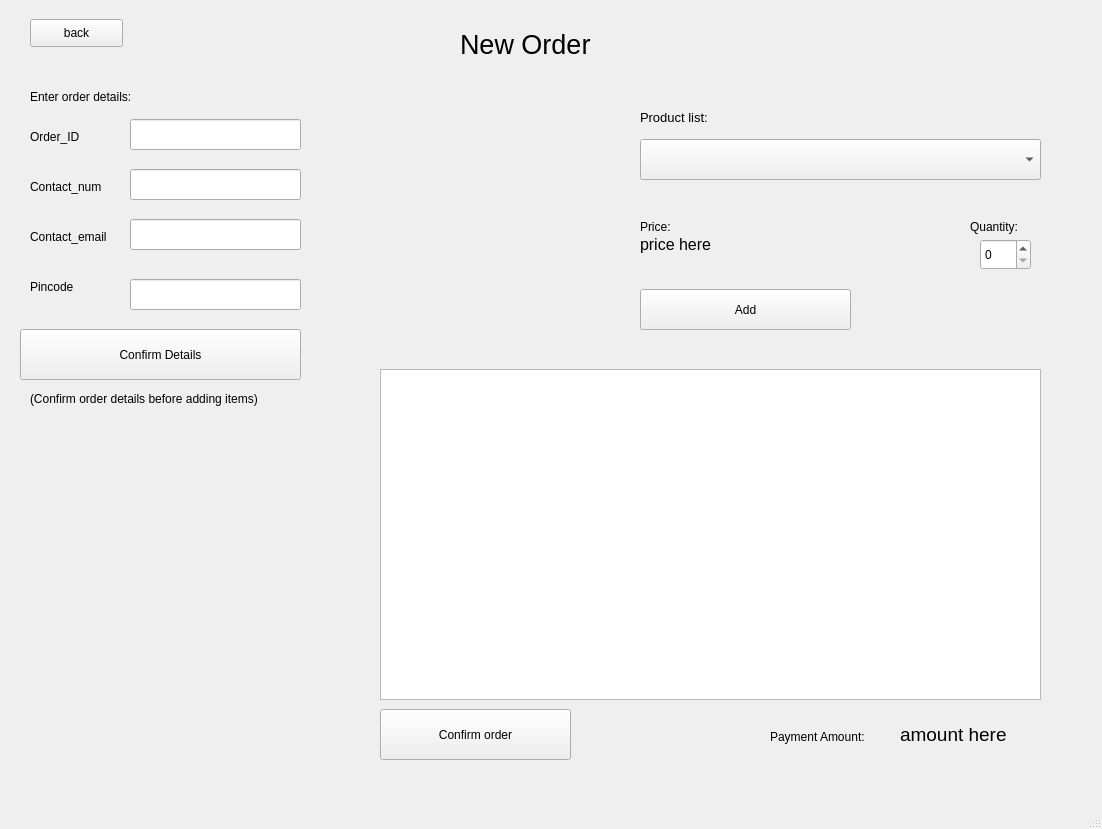
<?xml version="1.0" encoding="UTF-8"?>
<ui version="4.0">
 <class>MainWindow</class>
 <widget class="QMainWindow" name="MainWindow">
  <property name="geometry">
   <rect>
    <x>0</x>
    <y>0</y>
    <width>1102</width>
    <height>829</height>
   </rect>
  </property>
  <property name="windowTitle">
   <string>MainWindow</string>
  </property>
  <widget class="QWidget" name="centralwidget">
   <widget class="QStackedWidget" name="stackedWidget">
    <property name="geometry">
     <rect>
      <x>0</x>
      <y>-1</y>
      <width>1101</width>
      <height>801</height>
     </rect>
    </property>
    <property name="currentIndex">
     <number>3</number>
    </property>
    <widget class="QWidget" name="page"/>
    <widget class="QWidget" name="home_page">
     <widget class="QPushButton" name="pushButton">
      <property name="geometry">
       <rect>
        <x>410</x>
        <y>290</y>
        <width>281</width>
        <height>71</height>
       </rect>
      </property>
      <property name="text">
       <string>Order</string>
      </property>
     </widget>
     <widget class="QLabel" name="label">
      <property name="geometry">
       <rect>
        <x>280</x>
        <y>80</y>
        <width>561</width>
        <height>61</height>
       </rect>
      </property>
      <property name="font">
       <font>
        <pointsize>16</pointsize>
       </font>
      </property>
      <property name="text">
       <string>Inventory and Order Management System v1</string>
      </property>
      <property name="alignment">
       <set>Qt::AlignCenter</set>
      </property>
     </widget>
     <widget class="QPushButton" name="pushButton_2">
      <property name="geometry">
       <rect>
        <x>410</x>
        <y>180</y>
        <width>281</width>
        <height>71</height>
       </rect>
      </property>
      <property name="text">
       <string>Inventory</string>
      </property>
     </widget>
     <widget class="QPushButton" name="pushButton_4">
      <property name="geometry">
       <rect>
        <x>410</x>
        <y>410</y>
        <width>281</width>
        <height>71</height>
       </rect>
      </property>
      <property name="text">
       <string>Supplier</string>
      </property>
     </widget>
    </widget>
    <widget class="QWidget" name="order">
     <widget class="QPushButton" name="pushButton_20">
      <property name="geometry">
       <rect>
        <x>400</x>
        <y>240</y>
        <width>241</width>
        <height>61</height>
       </rect>
      </property>
      <property name="text">
       <string>New Order</string>
      </property>
     </widget>
     <widget class="QPushButton" name="pushButton_21">
      <property name="geometry">
       <rect>
        <x>400</x>
        <y>330</y>
        <width>241</width>
        <height>61</height>
       </rect>
      </property>
      <property name="text">
       <string>Manage Orders</string>
      </property>
     </widget>
     <widget class="QLabel" name="label_26">
      <property name="geometry">
       <rect>
        <x>470</x>
        <y>30</y>
        <width>101</width>
        <height>31</height>
       </rect>
      </property>
      <property name="font">
       <font>
        <pointsize>20</pointsize>
       </font>
      </property>
      <property name="text">
       <string>Orders</string>
      </property>
     </widget>
     <widget class="QPushButton" name="pushButton_22">
      <property name="geometry">
       <rect>
        <x>50</x>
        <y>30</y>
        <width>93</width>
        <height>28</height>
       </rect>
      </property>
      <property name="text">
       <string>back</string>
      </property>
     </widget>
    </widget>
    <widget class="QWidget" name="new_order">
     <widget class="QLineEdit" name="lineEdit">
      <property name="geometry">
       <rect>
        <x>130</x>
        <y>120</y>
        <width>171</width>
        <height>31</height>
       </rect>
      </property>
     </widget>
     <widget class="QLineEdit" name="lineEdit_2">
      <property name="geometry">
       <rect>
        <x>130</x>
        <y>170</y>
        <width>171</width>
        <height>31</height>
       </rect>
      </property>
     </widget>
     <widget class="QLineEdit" name="lineEdit_3">
      <property name="geometry">
       <rect>
        <x>130</x>
        <y>220</y>
        <width>171</width>
        <height>31</height>
       </rect>
      </property>
     </widget>
     <widget class="QComboBox" name="comboBox">
      <property name="geometry">
       <rect>
        <x>640</x>
        <y>140</y>
        <width>401</width>
        <height>41</height>
       </rect>
      </property>
     </widget>
     <widget class="QLabel" name="label_3">
      <property name="geometry">
       <rect>
        <x>640</x>
        <y>220</y>
        <width>41</width>
        <height>16</height>
       </rect>
      </property>
      <property name="font">
       <font>
        <pointsize>9</pointsize>
       </font>
      </property>
      <property name="text">
       <string>Price:</string>
      </property>
     </widget>
     <widget class="QSpinBox" name="spinBox">
      <property name="geometry">
       <rect>
        <x>980</x>
        <y>240</y>
        <width>51</width>
        <height>31</height>
       </rect>
      </property>
     </widget>
     <widget class="QPushButton" name="pushButton_5">
      <property name="geometry">
       <rect>
        <x>640</x>
        <y>290</y>
        <width>211</width>
        <height>41</height>
       </rect>
      </property>
      <property name="text">
       <string>Add</string>
      </property>
     </widget>
     <widget class="QTableWidget" name="tableWidget">
      <property name="geometry">
       <rect>
        <x>380</x>
        <y>370</y>
        <width>661</width>
        <height>331</height>
       </rect>
      </property>
     </widget>
     <widget class="QLabel" name="label_5">
      <property name="geometry">
       <rect>
        <x>30</x>
        <y>130</y>
        <width>55</width>
        <height>16</height>
       </rect>
      </property>
      <property name="text">
       <string>Order_ID</string>
      </property>
     </widget>
     <widget class="QLabel" name="label_6">
      <property name="geometry">
       <rect>
        <x>30</x>
        <y>180</y>
        <width>81</width>
        <height>16</height>
       </rect>
      </property>
      <property name="text">
       <string>Contact_num</string>
      </property>
     </widget>
     <widget class="QLabel" name="label_7">
      <property name="geometry">
       <rect>
        <x>30</x>
        <y>230</y>
        <width>91</width>
        <height>16</height>
       </rect>
      </property>
      <property name="text">
       <string>Contact_email</string>
      </property>
     </widget>
     <widget class="QLabel" name="label_8">
      <property name="geometry">
       <rect>
        <x>640</x>
        <y>110</y>
        <width>91</width>
        <height>16</height>
       </rect>
      </property>
      <property name="font">
       <font>
        <pointsize>10</pointsize>
       </font>
      </property>
      <property name="text">
       <string>Product list:</string>
      </property>
     </widget>
     <widget class="QLabel" name="label_9">
      <property name="geometry">
       <rect>
        <x>460</x>
        <y>30</y>
        <width>161</width>
        <height>31</height>
       </rect>
      </property>
      <property name="font">
       <font>
        <pointsize>20</pointsize>
       </font>
      </property>
      <property name="text">
       <string>New Order</string>
      </property>
     </widget>
     <widget class="QLabel" name="label_10">
      <property name="geometry">
       <rect>
        <x>30</x>
        <y>280</y>
        <width>55</width>
        <height>16</height>
       </rect>
      </property>
      <property name="text">
       <string>Pincode</string>
      </property>
     </widget>
     <widget class="QLineEdit" name="lineEdit_4">
      <property name="geometry">
       <rect>
        <x>130</x>
        <y>280</y>
        <width>171</width>
        <height>31</height>
       </rect>
      </property>
     </widget>
     <widget class="QPushButton" name="pushButton_7">
      <property name="geometry">
       <rect>
        <x>380</x>
        <y>710</y>
        <width>191</width>
        <height>51</height>
       </rect>
      </property>
      <property name="text">
       <string>Confirm order</string>
      </property>
     </widget>
     <widget class="QPushButton" name="pushButton_19">
      <property name="geometry">
       <rect>
        <x>30</x>
        <y>20</y>
        <width>93</width>
        <height>28</height>
       </rect>
      </property>
      <property name="text">
       <string>back</string>
      </property>
     </widget>
     <widget class="QPushButton" name="pushButton_3">
      <property name="geometry">
       <rect>
        <x>20</x>
        <y>330</y>
        <width>281</width>
        <height>51</height>
       </rect>
      </property>
      <property name="text">
       <string>Confirm Details</string>
      </property>
     </widget>
     <widget class="QLabel" name="label_29">
      <property name="geometry">
       <rect>
        <x>30</x>
        <y>90</y>
        <width>131</width>
        <height>16</height>
       </rect>
      </property>
      <property name="font">
       <font>
        <pointsize>9</pointsize>
       </font>
      </property>
      <property name="text">
       <string>Enter order details:</string>
      </property>
     </widget>
     <widget class="QLabel" name="price_display_label">
      <property name="geometry">
       <rect>
        <x>640</x>
        <y>230</y>
        <width>91</width>
        <height>31</height>
       </rect>
      </property>
      <property name="font">
       <font>
        <pointsize>12</pointsize>
       </font>
      </property>
      <property name="text">
       <string>price here</string>
      </property>
     </widget>
     <widget class="QLabel" name="label_2">
      <property name="geometry">
       <rect>
        <x>770</x>
        <y>730</y>
        <width>121</width>
        <height>16</height>
       </rect>
      </property>
      <property name="font">
       <font>
        <pointsize>9</pointsize>
       </font>
      </property>
      <property name="text">
       <string>Payment Amount:</string>
      </property>
     </widget>
     <widget class="QLabel" name="t_payment">
      <property name="geometry">
       <rect>
        <x>900</x>
        <y>720</y>
        <width>131</width>
        <height>31</height>
       </rect>
      </property>
      <property name="font">
       <font>
        <pointsize>14</pointsize>
       </font>
      </property>
      <property name="text">
       <string>amount here</string>
      </property>
     </widget>
     <widget class="QLabel" name="label_30">
      <property name="geometry">
       <rect>
        <x>970</x>
        <y>220</y>
        <width>61</width>
        <height>16</height>
       </rect>
      </property>
      <property name="font">
       <font>
        <pointsize>9</pointsize>
       </font>
      </property>
      <property name="text">
       <string>Quantity:</string>
      </property>
     </widget>
     <widget class="QLabel" name="label_32">
      <property name="geometry">
       <rect>
        <x>30</x>
        <y>390</y>
        <width>251</width>
        <height>20</height>
       </rect>
      </property>
      <property name="text">
       <string>(Confirm order details before adding items)</string>
      </property>
     </widget>
    </widget>
    <widget class="QWidget" name="manage_orders">
     <widget class="QTableWidget" name="tableWidget_2">
      <property name="geometry">
       <rect>
        <x>40</x>
        <y>130</y>
        <width>981</width>
        <height>211</height>
       </rect>
      </property>
      <property name="selectionMode">
       <enum>QAbstractItemView::SingleSelection</enum>
      </property>
      <property name="selectionBehavior">
       <enum>QAbstractItemView::SelectRows</enum>
      </property>
     </widget>
     <widget class="QLabel" name="label_4">
      <property name="geometry">
       <rect>
        <x>410</x>
        <y>20</y>
        <width>211</width>
        <height>41</height>
       </rect>
      </property>
      <property name="font">
       <font>
        <pointsize>18</pointsize>
       </font>
      </property>
      <property name="text">
       <string>Manage Orders</string>
      </property>
     </widget>
     <widget class="QPushButton" name="pushButton_6">
      <property name="geometry">
       <rect>
        <x>870</x>
        <y>360</y>
        <width>151</width>
        <height>41</height>
       </rect>
      </property>
      <property name="text">
       <string>Delete order</string>
      </property>
     </widget>
     <widget class="QPushButton" name="pushButton_23">
      <property name="geometry">
       <rect>
        <x>40</x>
        <y>30</y>
        <width>93</width>
        <height>28</height>
       </rect>
      </property>
      <property name="text">
       <string>back</string>
      </property>
     </widget>
     <widget class="QTableWidget" name="tableWidget_6">
      <property name="geometry">
       <rect>
        <x>40</x>
        <y>470</y>
        <width>981</width>
        <height>251</height>
       </rect>
      </property>
     </widget>
     <widget class="QLabel" name="label_27">
      <property name="geometry">
       <rect>
        <x>40</x>
        <y>90</y>
        <width>81</width>
        <height>16</height>
       </rect>
      </property>
      <property name="font">
       <font>
        <pointsize>9</pointsize>
       </font>
      </property>
      <property name="text">
       <string>Select Order</string>
      </property>
     </widget>
     <widget class="QLabel" name="label_28">
      <property name="geometry">
       <rect>
        <x>40</x>
        <y>430</y>
        <width>101</width>
        <height>16</height>
       </rect>
      </property>
      <property name="font">
       <font>
        <pointsize>9</pointsize>
       </font>
      </property>
      <property name="text">
       <string>Order contents</string>
      </property>
     </widget>
     <widget class="QPushButton" name="pushButton_24">
      <property name="geometry">
       <rect>
        <x>680</x>
        <y>360</y>
        <width>151</width>
        <height>41</height>
       </rect>
      </property>
      <property name="text">
       <string>Display order</string>
      </property>
     </widget>
    </widget>
    <widget class="QWidget" name="inventory">
     <widget class="QPushButton" name="pushButton_8">
      <property name="geometry">
       <rect>
        <x>70</x>
        <y>530</y>
        <width>111</width>
        <height>41</height>
       </rect>
      </property>
      <property name="text">
       <string>Add item</string>
      </property>
     </widget>
     <widget class="QPushButton" name="pushButton_9">
      <property name="geometry">
       <rect>
        <x>70</x>
        <y>660</y>
        <width>111</width>
        <height>41</height>
       </rect>
      </property>
      <property name="text">
       <string>Delete item</string>
      </property>
     </widget>
     <widget class="QTableWidget" name="tableWidget_3">
      <property name="geometry">
       <rect>
        <x>290</x>
        <y>150</y>
        <width>771</width>
        <height>561</height>
       </rect>
      </property>
      <property name="selectionMode">
       <enum>QAbstractItemView::SingleSelection</enum>
      </property>
      <property name="selectionBehavior">
       <enum>QAbstractItemView::SelectRows</enum>
      </property>
     </widget>
     <widget class="QLabel" name="label_11">
      <property name="geometry">
       <rect>
        <x>460</x>
        <y>20</y>
        <width>131</width>
        <height>41</height>
       </rect>
      </property>
      <property name="font">
       <font>
        <pointsize>18</pointsize>
       </font>
      </property>
      <property name="text">
       <string>Inventory</string>
      </property>
     </widget>
     <widget class="QLineEdit" name="lineEdit_5">
      <property name="geometry">
       <rect>
        <x>120</x>
        <y>220</y>
        <width>141</width>
        <height>31</height>
       </rect>
      </property>
     </widget>
     <widget class="QLineEdit" name="lineEdit_6">
      <property name="geometry">
       <rect>
        <x>120</x>
        <y>280</y>
        <width>141</width>
        <height>31</height>
       </rect>
      </property>
     </widget>
     <widget class="QLineEdit" name="lineEdit_7">
      <property name="geometry">
       <rect>
        <x>120</x>
        <y>330</y>
        <width>141</width>
        <height>31</height>
       </rect>
      </property>
     </widget>
     <widget class="QLineEdit" name="lineEdit_8">
      <property name="geometry">
       <rect>
        <x>120</x>
        <y>390</y>
        <width>141</width>
        <height>31</height>
       </rect>
      </property>
     </widget>
     <widget class="QLineEdit" name="lineEdit_9">
      <property name="geometry">
       <rect>
        <x>120</x>
        <y>450</y>
        <width>141</width>
        <height>31</height>
       </rect>
      </property>
      <property name="text">
       <string/>
      </property>
     </widget>
     <widget class="QLabel" name="label_14">
      <property name="geometry">
       <rect>
        <x>30</x>
        <y>230</y>
        <width>41</width>
        <height>16</height>
       </rect>
      </property>
      <property name="text">
       <string>Item ID</string>
      </property>
     </widget>
     <widget class="QLabel" name="label_15">
      <property name="geometry">
       <rect>
        <x>30</x>
        <y>290</y>
        <width>55</width>
        <height>16</height>
       </rect>
      </property>
      <property name="text">
       <string>Name</string>
      </property>
     </widget>
     <widget class="QLabel" name="label_16">
      <property name="geometry">
       <rect>
        <x>30</x>
        <y>340</y>
        <width>55</width>
        <height>16</height>
       </rect>
      </property>
      <property name="text">
       <string>Category</string>
      </property>
     </widget>
     <widget class="QLabel" name="label_17">
      <property name="geometry">
       <rect>
        <x>30</x>
        <y>400</y>
        <width>55</width>
        <height>16</height>
       </rect>
      </property>
      <property name="text">
       <string>Quantity</string>
      </property>
     </widget>
     <widget class="QLabel" name="label_18">
      <property name="geometry">
       <rect>
        <x>30</x>
        <y>460</y>
        <width>55</width>
        <height>16</height>
       </rect>
      </property>
      <property name="text">
       <string>Price</string>
      </property>
     </widget>
     <widget class="QPushButton" name="pushButton_12">
      <property name="geometry">
       <rect>
        <x>40</x>
        <y>30</y>
        <width>93</width>
        <height>28</height>
       </rect>
      </property>
      <property name="text">
       <string>back</string>
      </property>
     </widget>
     <widget class="QLabel" name="label_19">
      <property name="geometry">
       <rect>
        <x>60</x>
        <y>160</y>
        <width>121</width>
        <height>16</height>
       </rect>
      </property>
      <property name="font">
       <font>
        <pointsize>10</pointsize>
       </font>
      </property>
      <property name="text">
       <string>Enter details</string>
      </property>
     </widget>
     <widget class="QLabel" name="label_35">
      <property name="geometry">
       <rect>
        <x>540</x>
        <y>720</y>
        <width>281</width>
        <height>16</height>
       </rect>
      </property>
      <property name="text">
       <string>(Ensure to add a supplier after adding the item)</string>
      </property>
     </widget>
    </widget>
    <widget class="QWidget" name="supplier">
     <widget class="QPushButton" name="pushButton_15">
      <property name="geometry">
       <rect>
        <x>410</x>
        <y>180</y>
        <width>241</width>
        <height>61</height>
       </rect>
      </property>
      <property name="text">
       <string>Supplier list</string>
      </property>
     </widget>
     <widget class="QPushButton" name="pushButton_16">
      <property name="geometry">
       <rect>
        <x>410</x>
        <y>290</y>
        <width>241</width>
        <height>61</height>
       </rect>
      </property>
      <property name="text">
       <string>Automatic Supplier Orders</string>
      </property>
     </widget>
     <widget class="QLabel" name="label_25">
      <property name="geometry">
       <rect>
        <x>470</x>
        <y>50</y>
        <width>111</width>
        <height>51</height>
       </rect>
      </property>
      <property name="font">
       <font>
        <pointsize>18</pointsize>
       </font>
      </property>
      <property name="text">
       <string>Supplier</string>
      </property>
     </widget>
     <widget class="QPushButton" name="pushButton_17">
      <property name="geometry">
       <rect>
        <x>40</x>
        <y>30</y>
        <width>93</width>
        <height>28</height>
       </rect>
      </property>
      <property name="text">
       <string>back</string>
      </property>
     </widget>
    </widget>
    <widget class="QWidget" name="supplier_list">
     <widget class="QLabel" name="label_12">
      <property name="geometry">
       <rect>
        <x>480</x>
        <y>20</y>
        <width>171</width>
        <height>51</height>
       </rect>
      </property>
      <property name="font">
       <font>
        <pointsize>18</pointsize>
       </font>
      </property>
      <property name="text">
       <string>Supplier List</string>
      </property>
     </widget>
     <widget class="QPushButton" name="pushButton_10">
      <property name="geometry">
       <rect>
        <x>110</x>
        <y>520</y>
        <width>111</width>
        <height>41</height>
       </rect>
      </property>
      <property name="text">
       <string>Add</string>
      </property>
     </widget>
     <widget class="QPushButton" name="pushButton_11">
      <property name="geometry">
       <rect>
        <x>110</x>
        <y>670</y>
        <width>111</width>
        <height>41</height>
       </rect>
      </property>
      <property name="text">
       <string>Delete</string>
      </property>
     </widget>
     <widget class="QTableWidget" name="tableWidget_4">
      <property name="geometry">
       <rect>
        <x>330</x>
        <y>171</y>
        <width>691</width>
        <height>561</height>
       </rect>
      </property>
      <property name="selectionMode">
       <enum>QAbstractItemView::SingleSelection</enum>
      </property>
      <property name="selectionBehavior">
       <enum>QAbstractItemView::SelectRows</enum>
      </property>
     </widget>
     <widget class="QPushButton" name="pushButton_14">
      <property name="geometry">
       <rect>
        <x>40</x>
        <y>30</y>
        <width>93</width>
        <height>28</height>
       </rect>
      </property>
      <property name="text">
       <string>back</string>
      </property>
     </widget>
     <widget class="QLineEdit" name="lineEdit_10">
      <property name="geometry">
       <rect>
        <x>140</x>
        <y>230</y>
        <width>151</width>
        <height>31</height>
       </rect>
      </property>
     </widget>
     <widget class="QLineEdit" name="lineEdit_11">
      <property name="geometry">
       <rect>
        <x>140</x>
        <y>290</y>
        <width>151</width>
        <height>31</height>
       </rect>
      </property>
     </widget>
     <widget class="QLineEdit" name="lineEdit_12">
      <property name="geometry">
       <rect>
        <x>140</x>
        <y>410</y>
        <width>151</width>
        <height>31</height>
       </rect>
      </property>
     </widget>
     <widget class="QLineEdit" name="lineEdit_13">
      <property name="geometry">
       <rect>
        <x>140</x>
        <y>460</y>
        <width>151</width>
        <height>31</height>
       </rect>
      </property>
     </widget>
     <widget class="QLabel" name="label_20">
      <property name="geometry">
       <rect>
        <x>40</x>
        <y>240</y>
        <width>71</width>
        <height>16</height>
       </rect>
      </property>
      <property name="text">
       <string>Supplier ID</string>
      </property>
     </widget>
     <widget class="QLabel" name="label_21">
      <property name="geometry">
       <rect>
        <x>40</x>
        <y>300</y>
        <width>55</width>
        <height>16</height>
       </rect>
      </property>
      <property name="text">
       <string>Name</string>
      </property>
     </widget>
     <widget class="QLabel" name="label_22">
      <property name="geometry">
       <rect>
        <x>40</x>
        <y>420</y>
        <width>55</width>
        <height>16</height>
       </rect>
      </property>
      <property name="text">
       <string>Email</string>
      </property>
     </widget>
     <widget class="QLabel" name="label_23">
      <property name="geometry">
       <rect>
        <x>40</x>
        <y>470</y>
        <width>91</width>
        <height>16</height>
       </rect>
      </property>
      <property name="text">
       <string>Phone No</string>
      </property>
     </widget>
     <widget class="QLabel" name="label_24">
      <property name="geometry">
       <rect>
        <x>110</x>
        <y>180</y>
        <width>121</width>
        <height>16</height>
       </rect>
      </property>
      <property name="font">
       <font>
        <pointsize>10</pointsize>
       </font>
      </property>
      <property name="text">
       <string>Enter details</string>
      </property>
     </widget>
     <widget class="QLineEdit" name="lineEdit_14">
      <property name="geometry">
       <rect>
        <x>140</x>
        <y>350</y>
        <width>151</width>
        <height>31</height>
       </rect>
      </property>
     </widget>
     <widget class="QLabel" name="label_31">
      <property name="geometry">
       <rect>
        <x>40</x>
        <y>360</y>
        <width>55</width>
        <height>16</height>
       </rect>
      </property>
      <property name="text">
       <string>Item ID</string>
      </property>
     </widget>
     <widget class="QLabel" name="label_33">
      <property name="geometry">
       <rect>
        <x>30</x>
        <y>570</y>
        <width>271</width>
        <height>16</height>
       </rect>
      </property>
      <property name="text">
       <string>(Ensure Item ID being entered is in inventory)</string>
      </property>
     </widget>
    </widget>
    <widget class="QWidget" name="supplier_orders">
     <widget class="QLabel" name="label_13">
      <property name="geometry">
       <rect>
        <x>370</x>
        <y>40</y>
        <width>351</width>
        <height>41</height>
       </rect>
      </property>
      <property name="font">
       <font>
        <pointsize>18</pointsize>
       </font>
      </property>
      <property name="text">
       <string>Automatic Supplier Orders</string>
      </property>
     </widget>
     <widget class="QPushButton" name="pushButton_13">
      <property name="geometry">
       <rect>
        <x>40</x>
        <y>160</y>
        <width>101</width>
        <height>41</height>
       </rect>
      </property>
      <property name="text">
       <string>Delete</string>
      </property>
     </widget>
     <widget class="QTableWidget" name="tableWidget_5">
      <property name="geometry">
       <rect>
        <x>185</x>
        <y>161</y>
        <width>831</width>
        <height>571</height>
       </rect>
      </property>
      <property name="selectionMode">
       <enum>QAbstractItemView::SingleSelection</enum>
      </property>
      <property name="selectionBehavior">
       <enum>QAbstractItemView::SelectRows</enum>
      </property>
     </widget>
     <widget class="QPushButton" name="pushButton_18">
      <property name="geometry">
       <rect>
        <x>50</x>
        <y>30</y>
        <width>93</width>
        <height>28</height>
       </rect>
      </property>
      <property name="text">
       <string>back</string>
      </property>
     </widget>
     <widget class="QLabel" name="label_34">
      <property name="geometry">
       <rect>
        <x>370</x>
        <y>90</y>
        <width>351</width>
        <height>16</height>
       </rect>
      </property>
      <property name="font">
       <font>
        <pointsize>7</pointsize>
       </font>
      </property>
      <property name="text">
       <string>(Items with stock quantity below 10 are ordered automatically)</string>
      </property>
     </widget>
    </widget>
   </widget>
  </widget>
  <widget class="QMenuBar" name="menubar">
   <property name="geometry">
    <rect>
     <x>0</x>
     <y>0</y>
     <width>1102</width>
     <height>27</height>
    </rect>
   </property>
  </widget>
  <widget class="QStatusBar" name="statusbar"/>
 </widget>
 <resources/>
 <connections/>
</ui>
